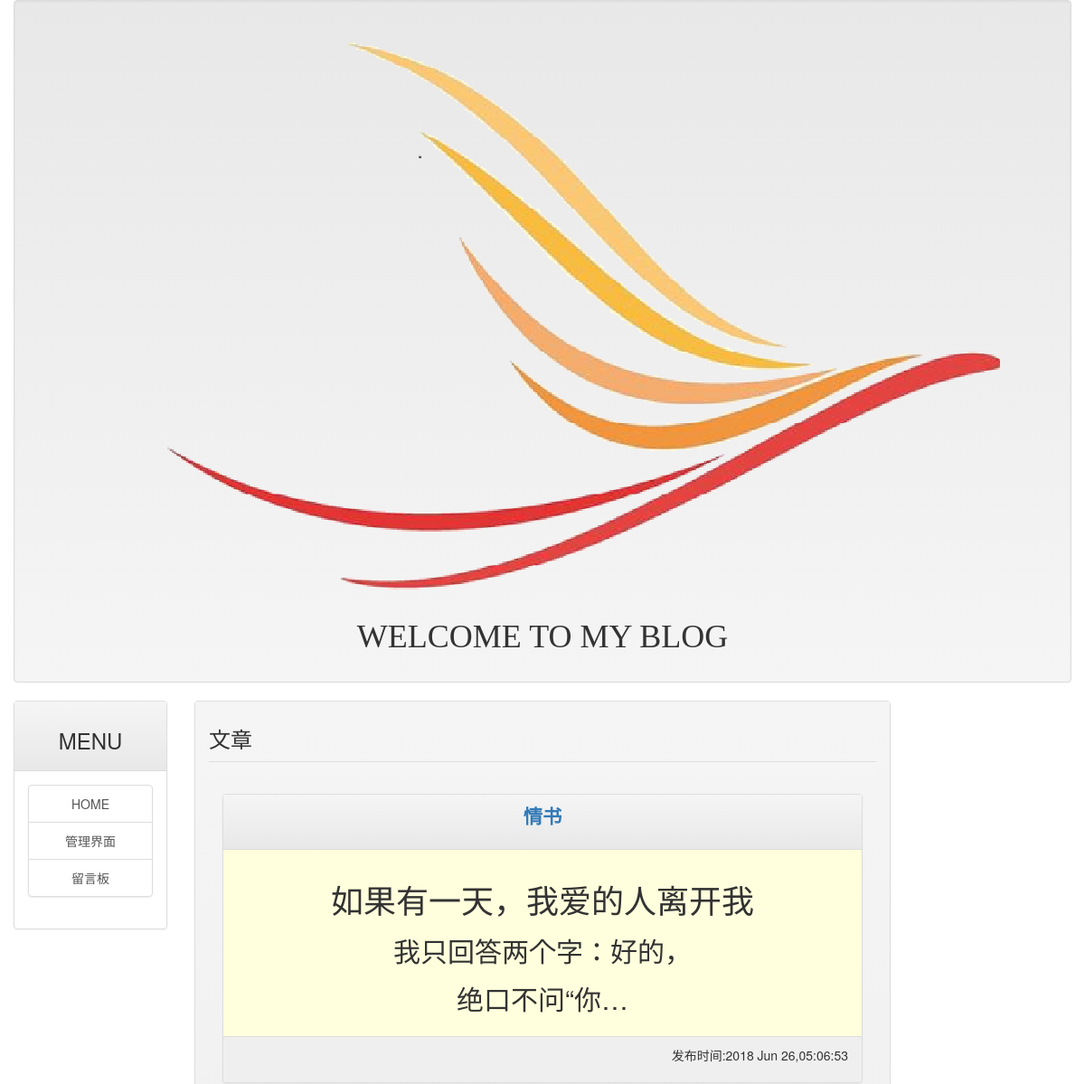
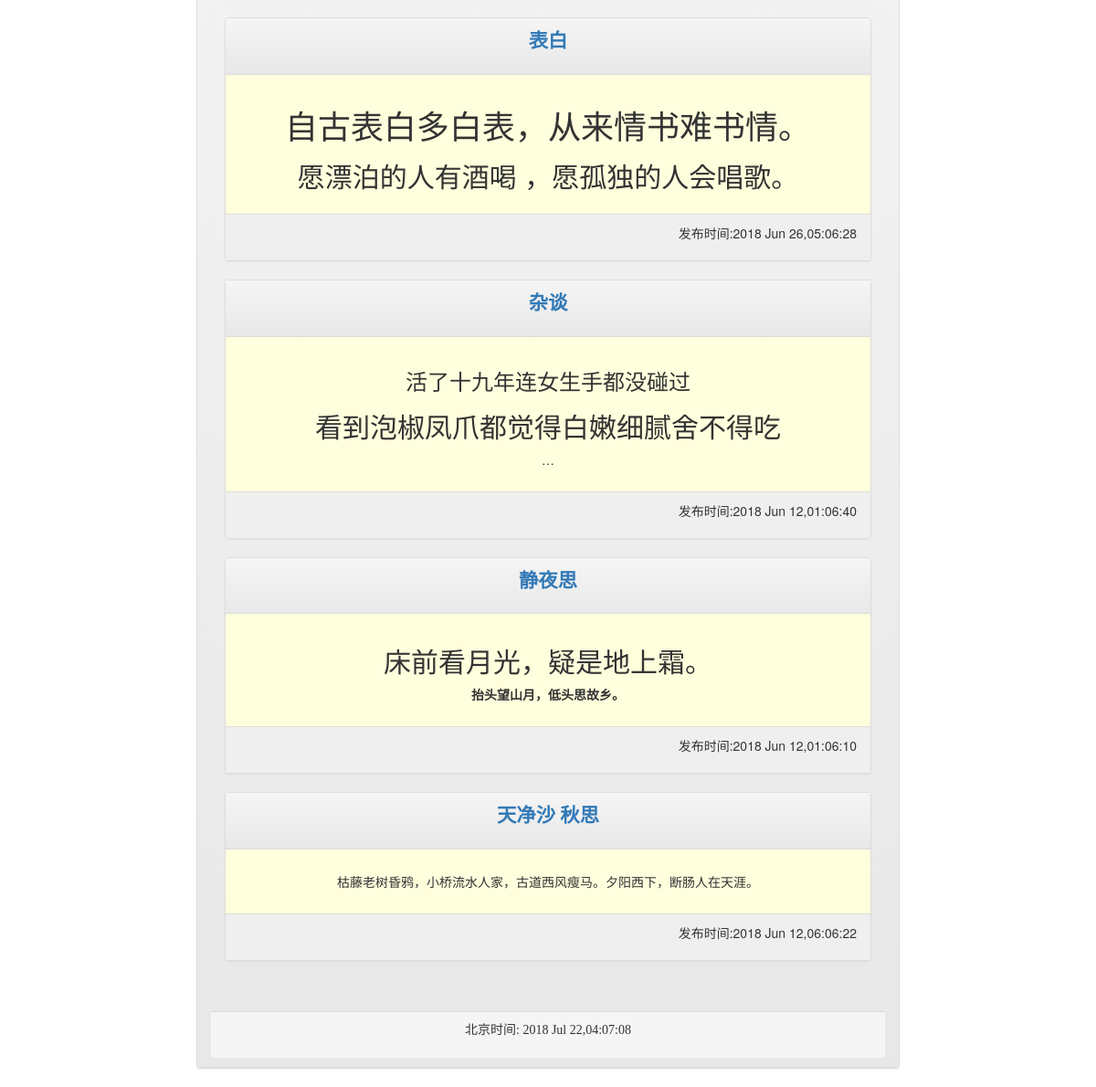
The page / on the database its author committed (2 pictures, top to bottom).
### mainsite/models.py (models this page shows, shortened)
class Post(models.Model):
    title = models.CharField(max_length=200)
    slug = models.CharField(max_length=200)
    body = models.TextField(blank=True)
    pub_date = models.DateTimeField(default=timezone.now)
    class Meta:
        ordering = ("-pub_date",)

### mainsite/views.py (the view)
# urls.py: url(r'^$', homepage),
def homepage(request):
    template = get_template('index.html') # 加载网页模板
    posts = Post.objects.all()
    now = datetime.now()
    html = template.render(locals())  #把当前内存中的所有局部变量使用字典类型打包起来
    return HttpResponse(html)

### templates/index.html (shortened to what this page needs)
{% extends 'base.html' %}
{% load markdown_deux_tags%}
{% block headmessage %}
<h3 style = 'font-family:楷体;'>文章</h3>
<div class='panel-footer'>
{% endblock %}
{% block content %}
{% for post in posts %}
<div class="panel panel-default">
    <div class="panel-heading" >
        <p style = 'font-family:微软雅黑;font-size: 16pt;font-weight: bold;' align='center'>
            <a href='/post/{{post.id}}'>{{post.title}}</a>
         </p>
    </div>
    <div class="panel-body" style="background-color:#ffffdd " align='center'>
        <p>
            {{post.body|truncatechars:40|markdown}}
        </p>
    </div>
    <div class="panel-footer" style="background-color: #efefef">
        <p align='right'>
            发布时间:{{post.pub_date|date:"Y M d,h:m:s"}}
        </p>
     </div>
    </div>
    {%endfor%}
    <br>
{% endblock %}

### rows shown on the page
Post: title "情书", body "如果有一天，我爱的人离开我 我只回答两个字：好的， 绝口不问“你…", pub_date "2018 Jun 26,05:06:53"
Post: title "表白", body "自古表白多白表，从来情书难书情。 愿漂泊的人有酒喝 ，愿孤独的人会唱歌。", pub_date "2018 Jun 26,05:06:28"
Post: title "杂谈", body "活了十九年连女生手都没碰过 看到泡椒凤爪都觉得白嫩细腻舍不得吃 …", pub_date "2018 Jun 12,01:06:40"
Post: title "静夜思", body "床前看月光，疑是地上霜。 抬头望山月，低头思故乡。", pub_date "2018 Jun 12,01:06:10"
Post: title "天净沙 秋思", body "枯藤老树昏鸦，小桥流水人家，古道西风瘦马。夕阳西下，断肠人在天涯。", pub_date "2018 Jun 12,06:06:22"
